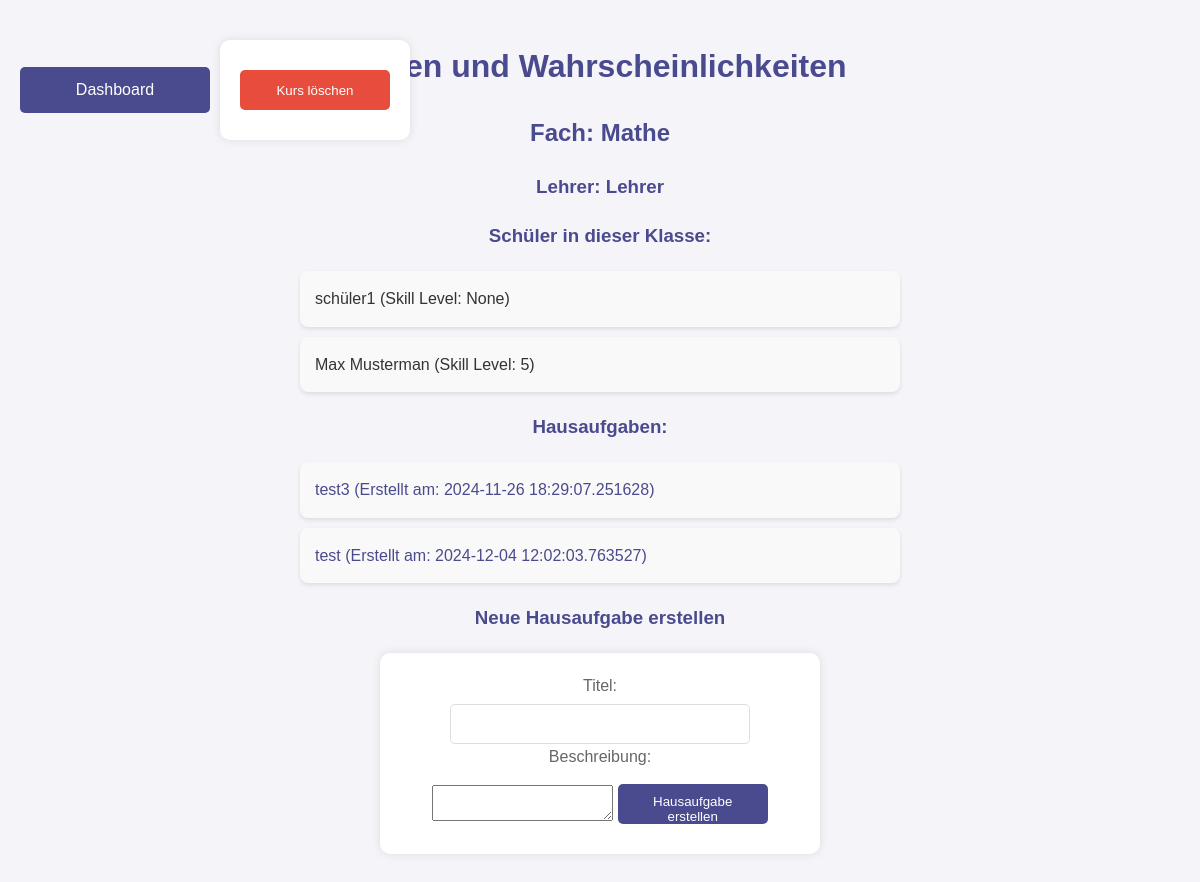
Screenshot of /class_details_teacher/4/1 with the database file from the repository.
### tables this page shows
CREATE TABLE Classes (
    id INTEGER PRIMARY KEY AUTOINCREMENT,
    class_name TEXT NOT NULL,
    subject TEXT NOT NULL,
    teacher_id INTEGER, grade_level INTEGER CHECK (grade_level BETWEEN 1 AND 13),
    FOREIGN KEY (teacher_id) REFERENCES Teachers(id)
);

CREATE TABLE Teachers (
    id INTEGER PRIMARY KEY AUTOINCREMENT,
    name TEXT NOT NULL,
    email TEXT UNIQUE NOT NULL,
    password TEXT NOT NULL
);

CREATE TABLE "Participants" (
    id INTEGER PRIMARY KEY AUTOINCREMENT,
    name TEXT NOT NULL,
    email TEXT UNIQUE NOT NULL,
    password TEXT NOT NULL,
    skill_level INTEGER DEFAULT 5 CHECK (skill_level BETWEEN 1 AND 10)
);

CREATE TABLE Homework (
    id INTEGER PRIMARY KEY AUTOINCREMENT,
    class_id INTEGER,
    description TEXT NOT NULL,
    date_created TIMESTAMP DEFAULT CURRENT_TIMESTAMP, title TEXT NOT NULL DEFAULT 'Untitled Homework',
    FOREIGN KEY (class_id) REFERENCES Classes(id)
);

### app.py (the view)
@app.route('/class_details_teacher/<int:class_id>/<int:teacher_id>')
def class_details_teacher(class_id, teacher_id):
    conn = get_db_connection()
    class_info = conn.execute(
        'SELECT Classes.id, Classes.class_name, Classes.subject, Teachers.name AS teacher_name '
        'FROM Classes '
        'JOIN Teachers ON Classes.teacher_id = Teachers.id '
        'WHERE Classes.id = ? AND teacher_id = ?',
        (class_id, teacher_id)
    ).fetchone()
    if not class_info:
        conn.close()
        return "Fehler: Klasse existiert nicht oder Berechtigungen fehlen.", 404
    students = conn.execute(
        'SELECT Participants.name, Participants.skill_level '
        'FROM Participants '
        'JOIN ClassMembers ON Participants.id = ClassMembers.student_id '
        'WHERE ClassMembers.class_id = ?', (class_id,)
    ).fetchall()
    homework_list = conn.execute(
        'SELECT id, description, date_created FROM Homework WHERE class_id = ?',
        (class_id,)
    ).fetchall()
    conn.close()
    return render_template(
        'class_details_teacher.html',
        class_info=class_info,
        students=students,
        teacher_id=teacher_id,
        homework_list=homework_list
    )

### app.py (called while the page is built)
def get_db_connection():
    conn = sqlite3.connect('ahg/database.db')
    conn.row_factory = sqlite3.Row
    return conn

### templates/class_details_teacher.html (shortened to what this page needs)
<!DOCTYPE html>
<html lang="de">
<head>
    <link rel="stylesheet" href="{{ url_for('static', filename='styles.css') }}">
</head>
<body>
    <div class="top-buttons" style="display: flex; justify-content: space-between; align-items: center;">
        <a href="/teacher_dashboard" class="button">Dashboard</a>
        <form action="/delete_class" method="post" onsubmit="return confirm('Möchten Sie diesen Kurs wirklich löschen? Alle zugehörigen Daten werden entfernt.')">
            <button type="submit" class="submit-button danger no-background">Kurs löschen</button>
        </form>
    </div>
    <h1>{{ class_info['class_name'] }}</h1>
    <h2>Fach: {{ class_info['subject'] }}</h2>
    <h3>Lehrer: {{ class_info['teacher_name'] }}</h3>
    <h3>Schüler in dieser Klasse:</h3>
    <ul class="student-list">
        {% for student in students %}
            <li>{{ student['name'] }} (Skill Level: {{ student['skill_level'] }})</li>
        {% endfor %}
    </ul>
    <h3>Hausaufgaben:</h3>
    <ul class="class-list">
        {% for homework in homework_list %}
            <li>
                <a href="{{ url_for('view_homework_teacher', homework_id=homework['id'], class_id=class_info['id'], teacher_id=teacher_id) }}">
                    {{ homework['description'] }} (Erstellt am: {{ homework['date_created'] }})
                </a>
            </li>
        {% endfor %}
    </ul>
    <h3>Neue Hausaufgabe erstellen</h3>
    <form action="/create_homework" method="post">
        <label for="title">Titel:</label>
        <input type="text" id="title" name="title" required>
        <label for="description">Beschreibung:</label>
        <textarea id="description" name="description" required></textarea>
        <button type="submit">Hausaufgabe erstellen</button>
    </form>
</body>
</html>

### static/styles.css (style rules this page uses)
body { font-family: 'Arial', sans-serif; background-color: #f4f4f9; color: #333; margin: 0; padding: 20px; line-height: 1.6; }
h1, h2, h3 { color: #4a4a8e; text-align: center; }
.button, button, .back-button { background-color: #4a4a8e; color: white; border: none; padding: 10px 20px; margin: 10px 0; border-radius: 5px; cursor: pointer; transition: background-color 0.3s ease; text-decoration: none; display: block; text-align: center; width: 150px; margin-left: auto; margin-right: auto; }
.top-buttons { position: absolute; top: 20px; left: 20px; display: flex; gap: 10px; }
ul.class-list, ul.student-list { list-style-type: none; padding: 0; max-width: 600px; margin: 20px auto; }
ul.class-list li, ul.student-list li { background-color: #f9f9f9; margin: 10px 0; padding: 15px; border-radius: 8px; box-shadow: 0 2px 4px rgba(0, 0, 0, 0.1); transition: transform 0.2s; }
form { background-color: #fff; padding: 20px; border-radius: 10px; box-shadow: 0 0 10px rgba(0, 0, 0, 0.1); max-width: 400px; margin: 20px auto; }
label { display: block; margin-bottom: 5px; color: #666; }
input[type="text"], input[type="email"], input[type="password"], input[type="number"] { width: calc(100% - 20px); padding: 10px; margin-bottom: 20px; border: 1px solid #ddd; border-radius: 5px; text-align: center; }
a { text-decoration: none; color: #4a4a8e; }
input[type="text"] { width: 300px; padding: 10px; margin: 0; border: 1px solid #ddd; border-radius: 5px; height: 40px; box-sizing: border-box; }
button[type="submit"] { background-color: #4a4a8e; color: white; border: none; height: 40px; margin: 0; padding: 10px 20px; border-radius: 5px; cursor: pointer; transition: background-color 0.3s ease; margin-left: 10px; }
form { background-color: #fff; padding: 20px; border-radius: 10px; box-shadow: 0 0 10px rgba(0, 0, 0, 0.1); max-width: 400px; margin: 20px auto; text-align: center; }
.submit-button, button[type="submit"] { background-color: #4a4a8e; color: white; border: none; padding: 10px 20px; border-radius: 5px; cursor: pointer; transition: background-color 0.3s ease; display: inline-block; text-align: center; margin: 10px 0; }
.submit-button.danger { background-color: #e74c3c; color: white; }

### rows the page displays
Classes: class_name "Daten und Wahrscheinlichkeiten", subject "Mathe"
Teachers: teacher_name "Lehrer"
Participants: name "schüler1", skill_level "None"
Participants: name "Max Musterman", skill_level "5"
Homework: description "test3", date_created "2024-11-26 18:29:07.251628"
Homework: description "test", date_created "2024-12-04 12:02:03.763527"
